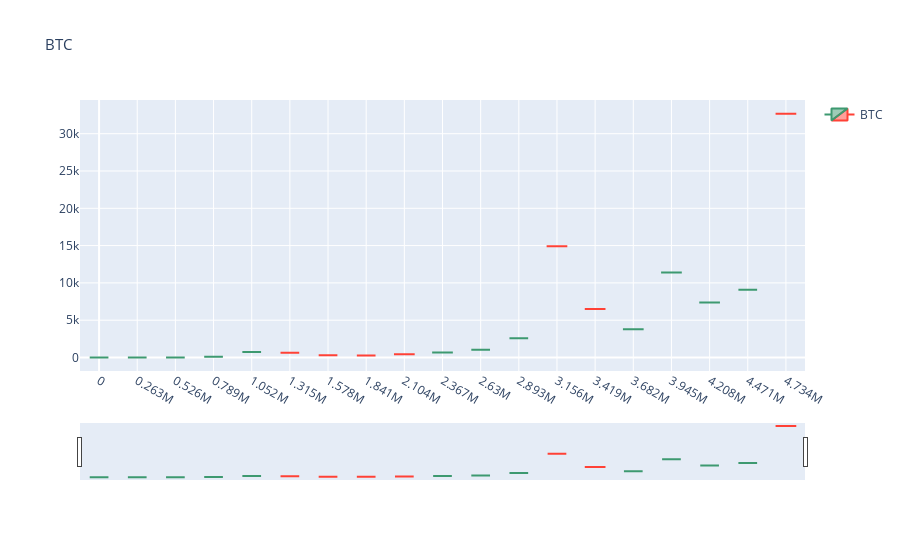

The cell this chart's notebook holds for it:
### Code cell
'''
Remember the above ranges to choose your scopes
e.g. Data between 4.3 million to 4.8 million is data ~ from March 2020 to March 2021 
Below are aprox ranges of time according to data points e.g. 3 days is 4320 data points (4320 minutes)

df_1min = df_nn
df_5min = df_nn.iloc[::5]
df_15min = df_nn.iloc[::15]
df_30min = df_nn.iloc[::30]
df_45min = df_nn.iloc[::45]
df_1hour = df_nn.iloc[::60]
df_4hour = df_nn.iloc[::240]
df_1day = df_nn.iloc[::1440]
df_3day = df_nn.iloc[::4320]
df_1w = df_nn.iloc[::10080]
df_2w = df_nn.iloc[::20160]
df_1m = df_nn.iloc[::43829]
df_3m = df_nn.iloc[::131488]
df_6m = df_nn.iloc[::262976]
df_1y = df_nn.iloc[::525951]


'''
cdf = df_6m.loc[:]
trace1 = {
    'x': cdf.index,
    'open': cdf.Open,
    'close': cdf.Close,
    'high': cdf.High,
    'low': cdf.Low,
    'type': 'candlestick',
    'name': 'BTC',
    'showlegend': True
}

# Config graph layout
fig = go.Figure(
    data = [trace1],
    layout = go.Layout({
        'title': {
            'text': 'BTC',
            'font': {
                'size': 15
            }
    }   
}))
fig.show()

### Figure 1 — Plotly figure (JSON) as saved in the notebook; plotly's stock layout.template omitted (floating-point values rounded to 4 significant figures)
{"data": [{"close": [4.39, 6.61, 13.28, 89.76, 738.0, 643, 312.4, 268.3, 432.2, 672, 1032.0, 2572.0, 14920.0, 6494.0, 3785.0, 11400.0, 7385.0, 9066.0, 32660.0], "high": [4.39, 6.61, 13.28, 89.76, 738.0, 645.8, 312.4, 268.3, 433.0, 672, 1032.0, 2575.0, 14930.0, 6501.0, 3785.0, 11400.0, 7396.0, 9066.0, 32700.0], "low": [4.39, 6.61, 13.26, 89.76, 737.9, 643, 312.4, 268.3, 432.2, 670.8, 1032.0, 2572.0, 14920.0, 6492.0, 3784.0, 11390.0, 7383.0, 9066.0, 32600.0], "name": "BTC", "open": [4.39, 6.61, 13.26, 89.76, 738.0, 643, 312.4, 268.3, 433.0, 670.8, 1032.0, 2572.0, 14920, 6500.0, 3784.0, 11390.0, 7383.0, 9066.0, 32680.0], "showlegend": true, "type": "candlestick", "x": [0, 262976, 525952, 788928, 1051904, 1314880, 1577856, 1840832, 2103808, 2366784, 2629760, 2892736, 3155712, 3418688, 3681664, 3944640, 4207616, 4470592, 4733568]}], "layout": {"title": {"font": {"size": 15}, "text": "BTC"}}}
